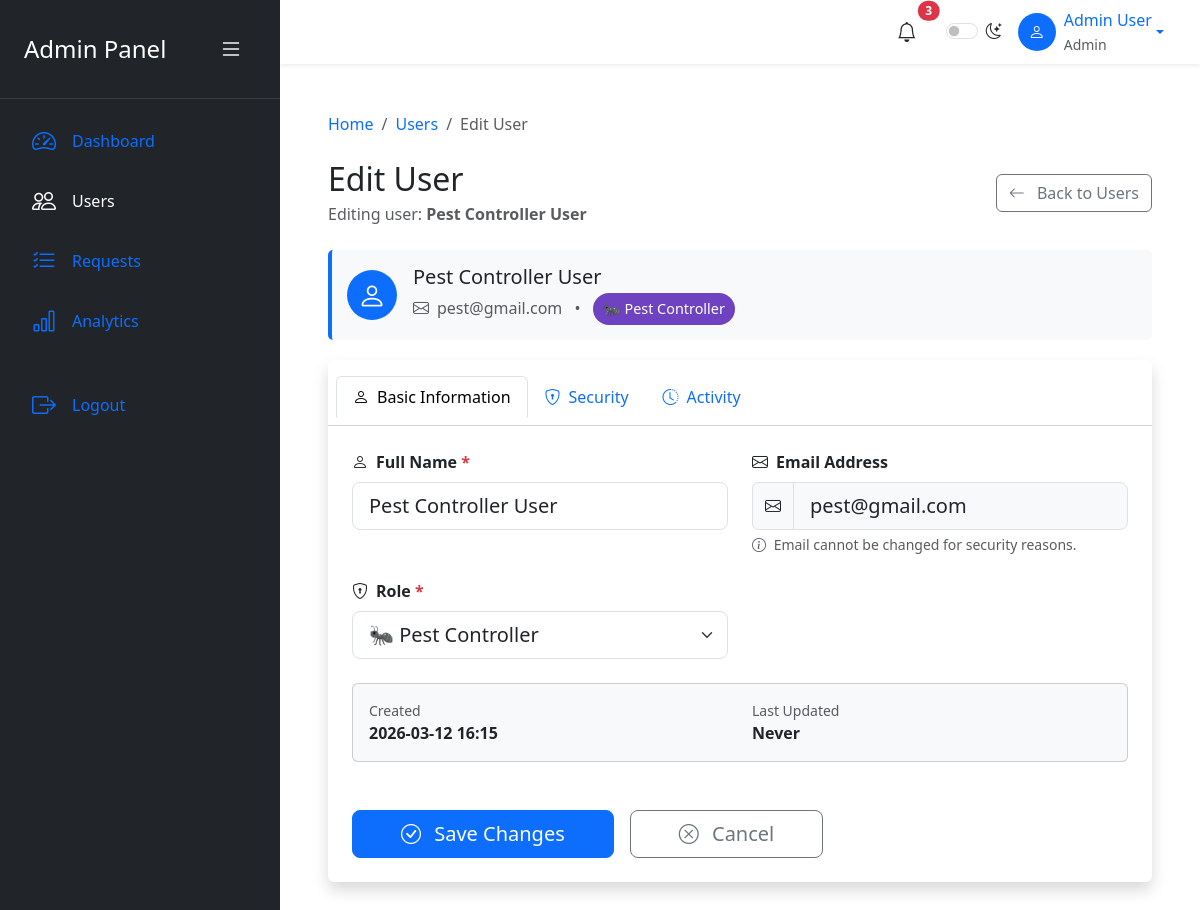
Screenshot of /users/7/edit (signed in) with the database file from the repository.
### app.py (models this page shows, shortened)
class User(UserMixin, db.Model):
    id = db.Column(db.Integer, primary_key=True)
    full_name = db.Column(db.String(100))
    email = db.Column(db.String(120), unique=True)
    password_hash = db.Column(db.String(200))
    role = db.Column(db.String(20))
    room_number = db.Column(db.String(20), nullable=True)
    created_at = db.Column(db.DateTime, default=datetime.utcnow)
    def unread_notifications_count(self):
        return self.notifications.filter_by(is_read=False).count()

### app.py (the view, shortened to what this page needs)
@app.route('/users/<int:user_id>/edit', methods=['GET', 'POST'])
@login_required
@admin_required
def edit_user(user_id):
    user = User.query.get_or_404(user_id)
    if user.id == current_user.id:
        flash("Cannot edit your own account here.", "warning")
        return redirect(url_for('users'))
    return render_template('admin/edit_user.html', user=user)

### app.py (called while the page is built)
@app.context_processor
def inject_notifications():
    if not current_user.is_authenticated:
        return {'unread_count': 0, 'has_unread': False}
    unread_count = current_user.unread_notifications_count()
    return {'unread_count': unread_count, 'has_unread': unread_count > 0}

def admin_required(f):
    @wraps(f)
    def decorated(*args, **kwargs):
        if not current_user.is_authenticated:
            flash("Please log in.", "warning")
            return redirect(url_for('login'))
        if current_user.role != 'admin':
            flash("Admin access only.", "danger")
            return redirect(url_for('dashboard'))
        return f(*args, **kwargs)
    return decorated

@app.template_filter('format_datetime')
def format_datetime(value, format='%Y-%m-%d %H:%M'):
    if value is None:
        value = datetime.now()
    return value.strftime(format)

@login_manager.user_loader
def load_user(user_id):
    return User.query.get(int(user_id))

### templates/admin/edit_user.html (shortened to what this page needs)
<!DOCTYPE html>
<html lang="en" data-bs-theme="light">
<head>
    <link href="https://cdn.jsdelivr.net/npm/bootstrap@5.3.3/dist/css/bootstrap.min.css" rel="stylesheet">
    <link rel="stylesheet" href="https://cdn.jsdelivr.net/npm/bootstrap-icons@1.11.3/font/bootstrap-icons.min.css">
</head>
<body>
<nav class="sidebar" id="sidebar">
    <div class="sidebar-header d-flex align-items-center justify-content-between p-4 border-bottom border-light border-opacity-10">
        <h4 class="mb-0 sidebar-text">Admin Panel</h4>
        <button id="sidebarToggle" class="btn btn-link text-white">
            <i class="bi bi-list fs-4"></i>
        </button>
    </div>
    <div class="p-3">
        <ul class="nav flex-column gap-2">
            <li class="nav-item">
                <a class="nav-link text-white-75 d-flex align-items-center" href="{{ url_for('dashboard') }}">
                    <i class="bi bi-speedometer2 fs-4 me-3"></i>
                    <span class="sidebar-text">Dashboard</span>
                </a>
            </li>
            <li class="nav-item">
                <a class="nav-link active text-white d-flex align-items-center" href="{{ url_for('users') }}">
                    <i class="bi bi-people fs-4 me-3"></i>
                    <span class="sidebar-text">Users</span>
                </a>
            </li>
            <li class="nav-item">
                <a class="nav-link text-white-75 d-flex align-items-center" href="{{ url_for('requests') }}">
                    <i class="bi bi-list-check fs-4 me-3"></i>
                    <span class="sidebar-text">Requests</span>
                </a>
            </li>
            <li class="nav-item">
                <a class="nav-link text-white-75 d-flex align-items-center" href="#">
                    <i class="bi bi-bar-chart fs-4 me-3"></i>
                    <span class="sidebar-text">Analytics</span>
                </a>
            </li>
            <li class="nav-item mt-auto pt-4">
                <a class="nav-link text-white-75 d-flex align-items-center" href="{{ url_for('logout') }}">
                    <i class="bi bi-box-arrow-right fs-4 me-3"></i>
                    <span class="sidebar-text">Logout</span>
                </a>
            </li>
        </ul>
    </div>
</nav>
<div class="main-content" id="mainContent">
    <header class="navbar navbar-expand-lg bg-white shadow-sm sticky-top px-4">
        <div class="container-fluid">
            <div class="ms-auto d-flex align-items-center gap-3">
                <div class="dropdown">
                    <button class="btn btn-link text-dark position-relative" data-bs-toggle="dropdown">
                        <i class="bi bi-bell fs-5"></i>
                        <span class="position-absolute top-0 start-100 translate-middle badge rounded-pill bg-danger">3</span>
                    </button>
                </div>
                <div class="form-check form-switch">
                    <input class="form-check-input" type="checkbox" id="themeToggle">
                    <label class="form-check-label" for="themeToggle"><i class="bi bi-moon-stars"></i></label>
                </div>
                <div class="dropdown">
                    <a class="d-flex align-items-center text-decoration-none dropdown-toggle" href="#" data-bs-toggle="dropdown">
                        <div class="bg-primary text-white rounded-circle d-flex align-items-center justify-content-center me-2" style="width:38px;height:38px;">
                            <i class="bi bi-person"></i>
                        </div>
                        <div class="d-none d-md-block">
                            <div>{{ current_user.full_name }}</div>
                            <small class="text-muted">{{ current_user.role.title() }}</small>
                        </div>
                    </a>
                </div>
            </div>
        </div>
    </header>
    <main class="p-4 p-lg-5">
        <nav aria-label="breadcrumb">
            <ol class="breadcrumb mb-4">
                <li class="breadcrumb-item"><a href="{{ url_for('dashboard') }}" class="text-decoration-none">Home</a></li>
                <li class="breadcrumb-item"><a href="{{ url_for('users') }}" class="text-decoration-none">Users</a></li>
                <li class="breadcrumb-item active">Edit User</li>
            </ol>
        </nav>
        <div class="d-flex justify-content-between align-items-center mb-4">
            <div>
                <h1 class="h2 mb-1">Edit User</h1>
                <p class="text-muted mb-0">Editing user: <strong>{{ user.full_name }}</strong></p>
            </div>
            <a href="{{ url_for('users') }}" class="btn btn-outline-secondary">
                <i class="bi bi-arrow-left me-2"></i> Back to Users
            </a>
        </div>
        <div class="info-card">
            <div class="d-flex align-items-center">
                <div class="bg-primary text-white rounded-circle d-flex align-items-center justify-content-center me-3" style="width: 50px; height: 50px;">
                    <i class="bi bi-person fs-3"></i>
                </div>
                <div>
                    <h5 class="mb-1">{{ user.full_name }}</h5>
                    <p class="mb-0 text-muted">
                        <i class="bi bi-envelope me-2"></i>{{ user.email }}
                        <span class="mx-2">•</span>
                        <span class="role-badge role-badge-{{ user.role }}">
                            {% if user.role == 'plumber' %}🚰 Plumber
                            {% elif user.role == 'cleaner' %}🧹 Cleaner
                            {% elif user.role == 'electrician' %}⚡ Electrician
                            {% elif user.role == 'technician' %}🔧 Technician
                            {% elif user.role == 'pest_controller' %}🐜 Pest Controller
                            {% elif user.role == 'student' %}🎓 Student
                            {% elif user.role == 'admin' %}👑 Admin
                            {% else %}{{ user.role.title() }}
                            {% endif %}
                        </span>
                    </p>
                </div>
            </div>
        </div>
        <div class="card shadow border-0">
            <div class="card-header bg-white py-3">
                <ul class="nav nav-tabs card-header-tabs">
                    <li class="nav-item">
                        <a class="nav-link active" data-bs-toggle="tab" href="#basic-info">
                            <i class="bi bi-person me-2"></i>Basic Information
                        </a>
                    </li>
                    <li class="nav-item">
                        <a class="nav-link" data-bs-toggle="tab" href="#security">
                            <i class="bi bi-shield-lock me-2"></i>Security
                        </a>
                    </li>
                    <li class="nav-item">
                        <a class="nav-link" data-bs-toggle="tab" href="#activity">
                            <i class="bi bi-clock-history me-2"></i>Activity
                        </a>
                    </li>
                </ul>
            </div>
            <div class="card-body p-4">
                <div class="tab-content">
                    <div class="tab-pane fade show active" id="basic-info">
                        <form method="POST" class="needs-validation" novalidate>
                            <div class="row g-4">
                                <div class="col-md-6">
                                    <label for="full_name" class="form-label fw-semibold">
                                        <i class="bi bi-person me-2"></i>Full Name
                                        <span class="text-danger">*</span>
                                    </label>
                                    <input type="text"
                                           class="form-control form-control-lg"
                                           id="full_name"
                                           name="full_name"
                                           value="{{ user.full_name }}"
                                           placeholder="Enter full name"
                                           required>
                                </div>
                                <div class="col-md-6">
                                    <label for="email" class="form-label fw-semibold">
                                        <i class="bi bi-envelope me-2"></i>Email Address
                                    </label>
                                    <div class="input-group">
                                        <span class="input-group-text"><i class="bi bi-envelope"></i></span>
                                        <input type="email"
                                               class="form-control form-control-lg bg-light"
                                               id="email"
                                               name="email"
                                               value="{{ user.email }}"
                                               readonly>
                                    </div>
                                    <div class="form-text text-muted">
                                        <i class="bi bi-info-circle me-1"></i>
                                        Email cannot be changed for security reasons.
                                    </div>
                                </div>
                                <div class="col-md-6">
                                    <label for="role" class="form-label fw-semibold">
                                        <i class="bi bi-shield-lock me-2"></i>Role
                                        <span class="text-danger">*</span>
                                    </label>
                                    <select class="form-select form-select-lg" id="role" name="role" required>
                                        <option value="pest_controller" {% if user.role == 'pest_controller' %}selected{% endif %}>🐜 Pest Controller</option>
                                    </select>
                                </div>
                                <div class="col-12">
                                    <div class="card bg-light">
                                        <div class="card-body">
                                            <div class="row">
                                                <div class="col-md-6">
                                                    <small class="text-muted d-block">Created</small>
                                                    <strong>{{ user.created_at | format_datetime }}</strong>
                                                </div>
                                                <div class="col-md-6">
                                                    <small class="text-muted d-block">Last Updated</small>
                                                    <strong>{{ user.updated_at | format_datetime if user.updated_at else 'Never' }}</strong>
                                                </div>
                                            </div>
                                        </div>
                                    </div>
                                </div>
                            </div>
                            <div class="mt-5 d-flex gap-3">
                                <button type="submit" class="btn btn-primary btn-lg px-5">
                                    <i class="bi bi-check-circle me-2"></i> Save Changes
                                </button>
                                <a href="{{ url_for('users') }}" class="btn btn-outline-secondary btn-lg px-5">
                                    <i class="bi bi-x-circle me-2"></i> Cancel
                                </a>
                            </div>
                        </form>
                    </div>
                </div>
            </div>
        </div>
    </main>
</div>
</body>
</html>

### templates/admin/edit_user.html (style rules this page uses)
:root { --sidebar-width: 280px; --sidebar-collapsed-width: 78px; }
body { min-height: 100vh; background: var(--bs-body-bg); }
.sidebar { position: fixed; inset: 0 auto 0 0; width: var(--sidebar-width); transition: width 0.35s ease; z-index: 1030; overflow-y: auto; background: var(--bs-dark); color: white; }
.main-content { margin-left: var(--sidebar-width); transition: margin-left 0.35s ease; }
.role-badge { display: inline-block; padding: 5px 10px; border-radius: 20px; font-size: 0.9rem; font-weight: 500; }
.role-badge-pest_controller { background-color: #6f42c1; color: white; }
.info-card { background-color: #f8f9fa; border-left: 4px solid #0d6efd; padding: 15px; border-radius: 5px; margin-bottom: 20px; }

### rows the page displays
User: full_name "Admin User", role "Admin"
User: full_name "Pest Controller User", email "pest@gmail.com", role "🐜 Pest Controller", created_at "2026-03-12 16:15"

### other values shown
{{ user.updated_at | format_datetime if user.updated_at else 'Never' }} "Never"
